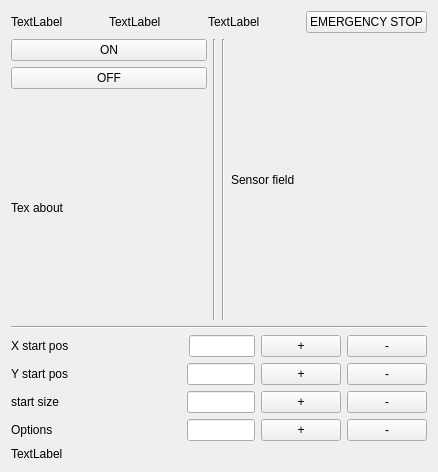
<?xml version="1.0" encoding="UTF-8"?>
<ui version="4.0">
 <class>WidgetService</class>
 <widget class="QWidget" name="WidgetService">
  <property name="geometry">
   <rect>
    <x>0</x>
    <y>0</y>
    <width>438</width>
    <height>472</height>
   </rect>
  </property>
  <property name="windowTitle">
   <string>Form</string>
  </property>
  <layout class="QVBoxLayout" name="verticalLayout_4" stretch="1,15,0,3,0">
   <item>
    <layout class="QVBoxLayout" name="verticalLayout_3">
     <item>
      <layout class="QHBoxLayout" name="horizontalLayout">
       <item>
        <widget class="QLabel" name="labelWtype">
         <property name="text">
          <string>TextLabel</string>
         </property>
        </widget>
       </item>
       <item>
        <widget class="QLabel" name="labelWname">
         <property name="text">
          <string>TextLabel</string>
         </property>
        </widget>
       </item>
       <item>
        <widget class="QLabel" name="label">
         <property name="text">
          <string>TextLabel</string>
         </property>
        </widget>
       </item>
       <item>
        <widget class="QPushButton" name="pushButton">
         <property name="sizePolicy">
          <sizepolicy hsizetype="Minimum" vsizetype="Maximum">
           <horstretch>0</horstretch>
           <verstretch>0</verstretch>
          </sizepolicy>
         </property>
         <property name="text">
          <string>EMERGENCY STOP</string>
         </property>
         <property name="iconSize">
          <size>
           <width>16</width>
           <height>28</height>
          </size>
         </property>
        </widget>
       </item>
      </layout>
     </item>
    </layout>
   </item>
   <item>
    <layout class="QVBoxLayout" name="verticalLayout">
     <item>
      <layout class="QHBoxLayout" name="horizontalLayout_2">
       <item>
        <layout class="QHBoxLayout" name="horizontalLayout_5">
         <item>
          <layout class="QVBoxLayout" name="verticalLayout_12" stretch="1,1,5">
           <item>
            <layout class="QVBoxLayout" name="verticalLayout_14">
             <item>
              <widget class="QPushButton" name="pushButton_OK">
               <property name="text">
                <string>ON</string>
               </property>
              </widget>
             </item>
            </layout>
           </item>
           <item>
            <layout class="QVBoxLayout" name="verticalLayout_15">
             <item>
              <widget class="QPushButton" name="pushButton_3">
               <property name="text">
                <string>OFF</string>
               </property>
              </widget>
             </item>
            </layout>
           </item>
           <item>
            <layout class="QVBoxLayout" name="verticalLayout_13">
             <item>
              <widget class="QLabel" name="label_textAbout">
               <property name="text">
                <string>Tex about</string>
               </property>
              </widget>
             </item>
            </layout>
           </item>
          </layout>
         </item>
        </layout>
       </item>
       <item>
        <widget class="Line" name="line">
         <property name="orientation">
          <enum>Qt::Vertical</enum>
         </property>
        </widget>
       </item>
       <item>
        <widget class="Line" name="line_2">
         <property name="orientation">
          <enum>Qt::Vertical</enum>
         </property>
        </widget>
       </item>
       <item>
        <layout class="QHBoxLayout" name="horizontalLayout_6">
         <item>
          <layout class="QVBoxLayout" name="verticalLayout_16">
           <item>
            <widget class="QLabel" name="label_2">
             <property name="text">
              <string>Sensor field</string>
             </property>
            </widget>
           </item>
          </layout>
         </item>
        </layout>
       </item>
      </layout>
     </item>
    </layout>
   </item>
   <item>
    <widget class="Line" name="line_4">
     <property name="orientation">
      <enum>Qt::Horizontal</enum>
     </property>
    </widget>
   </item>
   <item>
    <layout class="QVBoxLayout" name="verticalLayout_10">
     <item>
      <layout class="QHBoxLayout" name="horizontalLayout_7" stretch="5,0,2,2,2">
       <item>
        <widget class="QLabel" name="label_3">
         <property name="text">
          <string>X start pos</string>
         </property>
        </widget>
       </item>
       <item>
        <widget class="Line" name="line_3">
         <property name="orientation">
          <enum>Qt::Horizontal</enum>
         </property>
        </widget>
       </item>
       <item>
        <widget class="QLineEdit" name="lineEdit_Xpos"/>
       </item>
       <item>
        <widget class="QPushButton" name="pushButton_Xplus">
         <property name="text">
          <string>+</string>
         </property>
         <property name="autoRepeat">
          <bool>true</bool>
         </property>
         <property name="autoRepeatInterval">
          <number>10</number>
         </property>
        </widget>
       </item>
       <item>
        <widget class="QPushButton" name="pushButton_Xminus">
         <property name="text">
          <string>-</string>
         </property>
         <property name="autoRepeat">
          <bool>true</bool>
         </property>
         <property name="autoRepeatInterval">
          <number>10</number>
         </property>
        </widget>
       </item>
      </layout>
     </item>
     <item>
      <layout class="QHBoxLayout" name="horizontalLayout_10" stretch="5,2,2,2">
       <item>
        <widget class="QLabel" name="label_4">
         <property name="text">
          <string>Y start pos</string>
         </property>
        </widget>
       </item>
       <item>
        <widget class="QLineEdit" name="lineEdit_Ypos"/>
       </item>
       <item>
        <widget class="QPushButton" name="pushButton_Yplus">
         <property name="text">
          <string>+</string>
         </property>
         <property name="autoRepeat">
          <bool>true</bool>
         </property>
         <property name="autoRepeatInterval">
          <number>10</number>
         </property>
        </widget>
       </item>
       <item>
        <widget class="QPushButton" name="pushButton_Yminus">
         <property name="text">
          <string>-</string>
         </property>
         <property name="autoRepeat">
          <bool>true</bool>
         </property>
         <property name="autoRepeatInterval">
          <number>10</number>
         </property>
        </widget>
       </item>
      </layout>
     </item>
     <item>
      <layout class="QHBoxLayout" name="horizontalLayout_9" stretch="5,2,2,2">
       <item>
        <widget class="QLabel" name="label_5">
         <property name="text">
          <string>start size</string>
         </property>
        </widget>
       </item>
       <item>
        <widget class="QLineEdit" name="lineEdit_startSize"/>
       </item>
       <item>
        <widget class="QPushButton" name="pushButton_sizeplus">
         <property name="text">
          <string>+</string>
         </property>
         <property name="autoRepeat">
          <bool>true</bool>
         </property>
         <property name="autoRepeatInterval">
          <number>10</number>
         </property>
        </widget>
       </item>
       <item>
        <widget class="QPushButton" name="pushButton_sizeMinus">
         <property name="text">
          <string>-</string>
         </property>
         <property name="autoRepeat">
          <bool>true</bool>
         </property>
         <property name="autoRepeatInterval">
          <number>10</number>
         </property>
        </widget>
       </item>
      </layout>
     </item>
     <item>
      <layout class="QHBoxLayout" name="horizontalLayout_3" stretch="5,2,2,2">
       <item>
        <widget class="QLabel" name="label_7">
         <property name="text">
          <string>Options</string>
         </property>
        </widget>
       </item>
       <item>
        <widget class="QLineEdit" name="lineEdit_options"/>
       </item>
       <item>
        <widget class="QPushButton" name="pushButton_OptionsPlus">
         <property name="text">
          <string>+</string>
         </property>
         <property name="autoRepeat">
          <bool>true</bool>
         </property>
         <property name="autoRepeatInterval">
          <number>10</number>
         </property>
        </widget>
       </item>
       <item>
        <widget class="QPushButton" name="pushButton_OptionsMinus">
         <property name="text">
          <string>-</string>
         </property>
         <property name="autoRepeat">
          <bool>true</bool>
         </property>
         <property name="autoRepeatInterval">
          <number>10</number>
         </property>
        </widget>
       </item>
      </layout>
     </item>
     <item>
      <layout class="QHBoxLayout" name="horizontalLayout_8">
       <item>
        <widget class="QLabel" name="label_6">
         <property name="text">
          <string>TextLabel</string>
         </property>
        </widget>
       </item>
      </layout>
     </item>
    </layout>
   </item>
   <item>
    <layout class="QVBoxLayout" name="verticalLayout_7"/>
   </item>
  </layout>
 </widget>
 <resources/>
 <connections/>
</ui>
